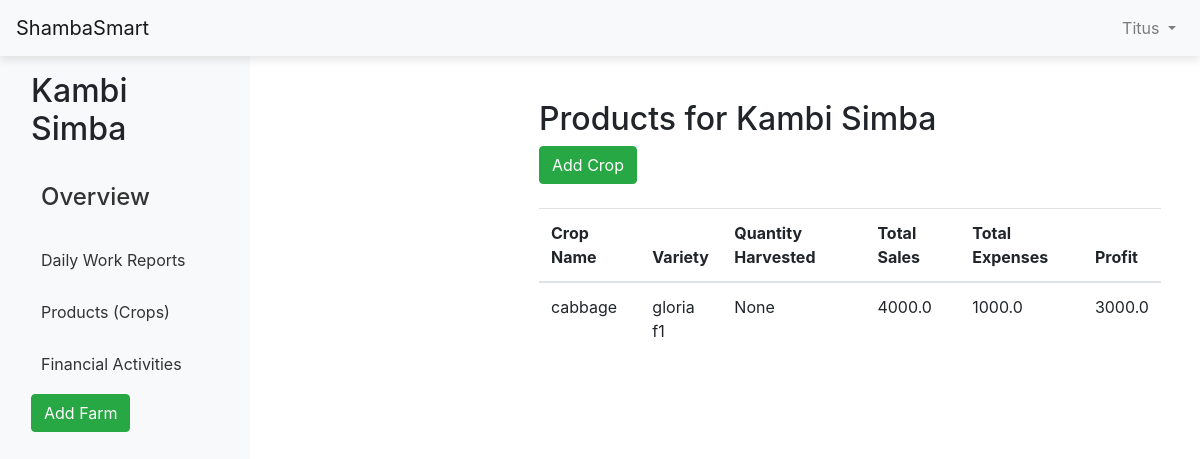
Page /products (signed in) on the earlier database version.
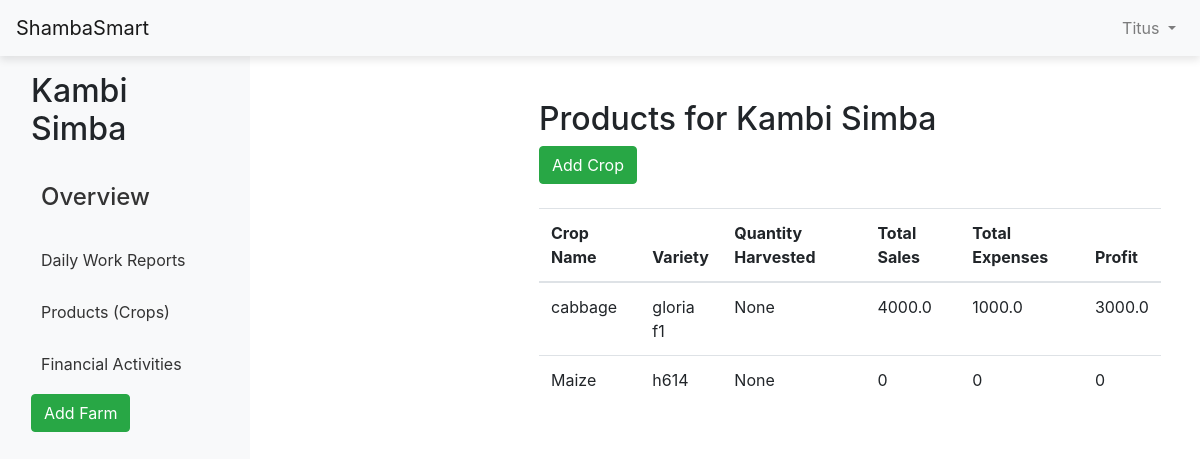
Same page on the later database version.
### website/models.py (models this page shows)
class Crop(db.Model):
    crop_id = db.Column(db.Integer, primary_key=True)
    farm_id = db.Column(db.Integer, db.ForeignKey('farm.id'), nullable=False) # linking it to farm
    crop_name = db.Column(db.String(80), nullable=False)
    variety = db.Column(db.String(100), nullable=False)
    quantity = db.Column(db.Integer, nullable=False)
    quantity_unit = db.Column(db.String(50), nullable=False, default='grams')
    date_planted = db.Column(db.Date, default=func.now())
    quantity_harvested = db.Column(db.Float, nullable=True)  # Quantity of harvest
    stages = db.relationship('PlantStage', backref='crop', lazy=True)
    image = db.Column(db.String(200), nullable=True)  # For storing the image path
    farmer_id = db.Column(db.Integer, db.ForeignKey('farmer.id'), nullable=False)
    farmer = db.relationship('Farmer', back_populates='crops')
    expenses = db.relationship('Expense', back_populates='crop', lazy=True)
    sales = db.relationship('Sale', back_populates='crop', lazy=True)
    def total_cost(self):
        return sum(expense.amount for expense in self.expenses)
    def total_retail(self):
        return sum(sale.total_sale for sale in self.sales)  # Adjust based on your sales model
    def calculate_profit(self):
        return self.total_retail() - self.total_cost()

### website/views.py (the view, shortened to what this page needs)
@views.route('/products', methods=['GET', 'POST'])
@login_required
def products():
    farm = Farm.query.filter_by(farmer_id=current_user.id).first()
    crops = Crop.query.filter_by(farm_id=farm.id).all()
    for crop in crops:
        crop.total_expenses = crop.total_cost()
        crop.total_sales = crop.total_retail()
        crop.profit = crop.calculate_profit()
    return render_template('products.html', farm=farm, crops=crops)

### website/templates/products.html (shortened to what this page needs)
{% extends 'base.html' %}
{% block content %}
<div class="container mt-4">
    <h2>Products for {{ farm.name }}</h2>
    <button type="button" class="btn btn-success" data-toggle="modal" data-target="#addCropModal">
        Add Crop
    </button>
    {% if crops %}
        <table class="table mt-4">
            <thead>
                <tr>
                    <th>Crop Name</th>
                    <th>Variety</th>
                    <th>Quantity Harvested</th>
                    <th>Total Sales</th>
                    <th>Total Expenses</th>
                    <th>Profit</th>
                </tr>
            </thead>
            <tbody>
                {% for crop in crops %}
                    <tr>
                        <td>{{ crop.crop_name }}</td>
                        <td>{{ crop.variety }}</td>
                        <td>{{ crop.quantity_harvested }}</td>
                        <td>{{ crop.total_sales }}</td>
                        <td>{{ crop.total_expenses }}</td>
                        <td>{{ crop.total_sales - crop.total_expenses }}</td>
                    </tr>
                {% endfor %}
            </tbody>
        </table>
    {% else %}
        <p>No products available for this farm.</p>
    {% endif %}
</div>
{% endblock %}

Differences in the rows shown:
added Crop: crop_name "Maize", variety "h614", quantity_harvested "None", total_sales "0", total_expenses "0"
